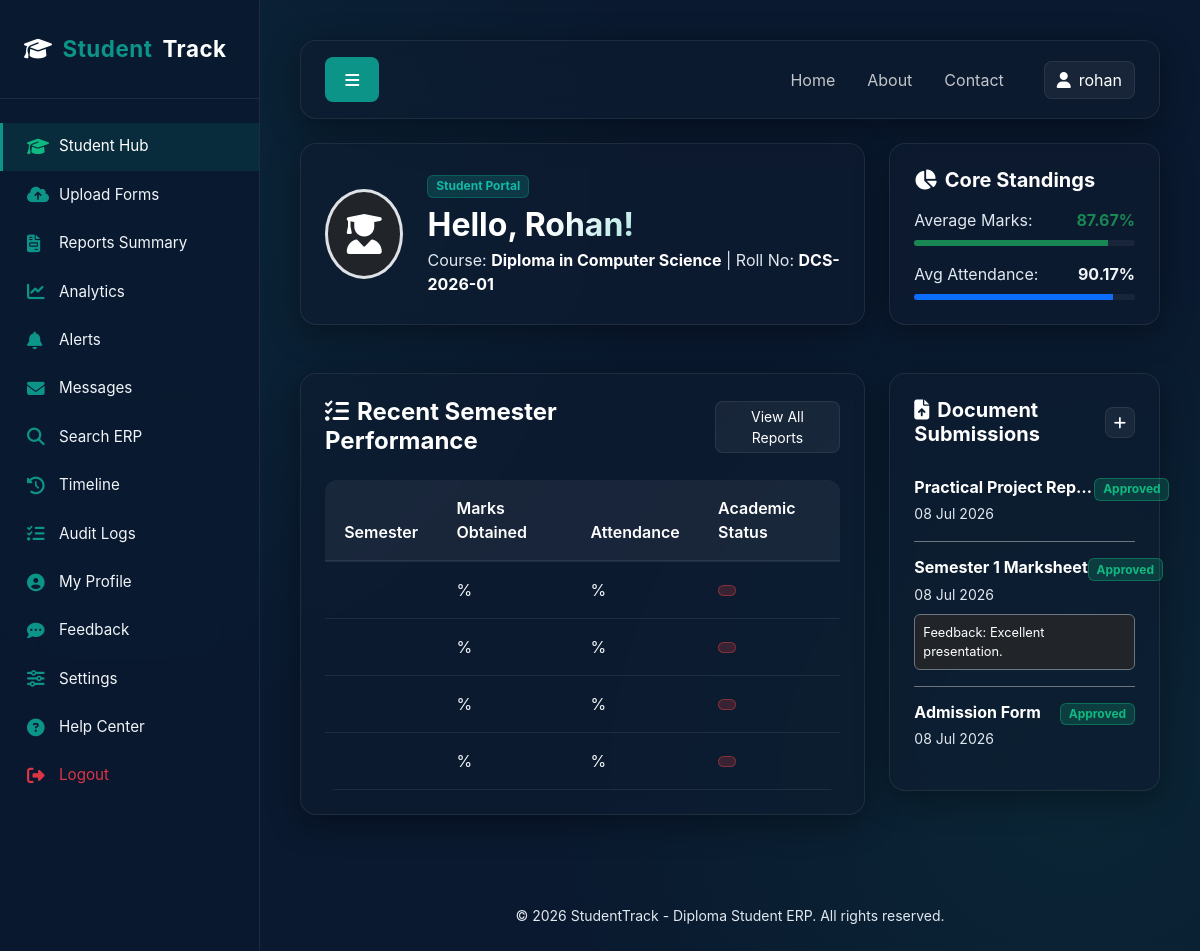
Page /dashboard/student/ (signed in) on the committed database.
### erp/models.py (models this page shows, shortened)
class UserProfile(models.Model):
    ROLE_CHOICES = [
        ('admin', 'Administrator'),
        ('student', 'Student User'),
    ]
    COURSE_CHOICES = [
        ('Diploma in Computer Science', 'Diploma in Computer Science'),
        ('Diploma in Mechanical Engineering', 'Diploma in Mechanical Engineering'),
        ('Diploma in Electrical Engineering', 'Diploma in Electrical Engineering'),
        ('Diploma in Civil Engineering', 'Diploma in Civil Engineering'),
        ('Diploma in Electronics Engineering', 'Diploma in Electronics Engineering'),
        ('Diploma in Automobile Engineering', 'Diploma in Automobile Engineering'),
    ]
    user = models.OneToOneField(User, on_delete=models.CASCADE, related_name='profile')
    role = models.CharField(max_length=20, choices=ROLE_CHOICES, default='student')
    roll_number = models.CharField(max_length=50, unique=True, null=True, blank=True)
    course = models.CharField(max_length=100, choices=COURSE_CHOICES, null=True, blank=True)
    phone = models.CharField(max_length=20, null=True, blank=True)
    bio = models.TextField(null=True, blank=True)
    profile_pic = models.ImageField(upload_to='profile_pics/', null=True, blank=True)

class DocumentUpload(models.Model):
    STATUS_CHOICES = [
        ('Pending', 'Pending'),
        ('Approved', 'Approved'),
        ('Rejected', 'Rejected'),
    ]
    student = models.ForeignKey(User, on_delete=models.CASCADE, related_name='documents')
    title = models.CharField(max_length=200)
    file = models.FileField(upload_to='student_docs/')
    uploaded_at = models.DateTimeField(auto_now_add=True)
    status = models.CharField(max_length=20, choices=STATUS_CHOICES, default='Pending')
    feedback = models.TextField(blank=True)

### erp/views.py (the view)
# urls.py: path('dashboard/student/', views.user_dashboard, name='user_dashboard'),
@login_required
@student_required
def user_dashboard(request):
    user = request.user
    profile = user.profile
    records = user.records.all().order_index_by = '-updated_at'
    avg_marks = user.records.all().aggregate(Avg('marks_obtained'))['marks_obtained__avg'] or 0
    avg_attendance = user.records.all().aggregate(Avg('attendance_percentage'))['attendance_percentage__avg'] or 0
    recent_docs = user.documents.all().order_by('-uploaded_at')[:5]
    notifications = user.notifications.filter(is_read=False).order_by('-created_at')[:5]
    context = {
        'profile': profile,
        'records': records,
        'avg_marks': round(avg_marks, 2),
        'avg_attendance': round(avg_attendance, 2),
        'recent_docs': recent_docs,
        'unread_notifications_count': user.notifications.filter(is_read=False).count(),
        'notifications': notifications
    }
    return render(request, 'erp/dashboard_user.html', context)

### erp/templates/erp/dashboard_user.html (shortened to what this page needs)
{% extends 'erp/base.html' %}
{% block content %}
<div class="row mb-4">
    <div class="col-lg-8 mb-4">
        <div class="glass-card p-4 d-flex align-items-center gap-4 h-100">
            {% if profile.profile_pic %}
                <img src="{{ profile.profile_pic.url }}" alt="Avatar" class="rounded-circle border border-teal border-3" style="width: 90px; height: 90px; object-fit: cover;">
            {% else %}
                <div class="rounded-circle bg-dark text-teal border border-teal border-3 d-flex align-items-center justify-content-center" style="width: 90px; height: 90px; font-size: 2.5rem;">
                    <i class="fa-solid fa-user-graduate"></i>
                </div>
            {% endif %}
            <div>
                <span class="badge badge-teal mb-2">Student Portal</span>
                <h2 class="fw-bold mb-1 text-gradient">Hello, {{ user.first_name|default:user.username }}!</h2>
                <p class="mb-0 text-muted">Course: <strong class="text-white">{{ profile.course|default:"Not Enrolled" }}</strong> | Roll No: <strong class="text-white">{{ profile.roll_number|default:"N/A" }}</strong></p>
            </div>
        </div>
    </div>
    <div class="col-lg-4 mb-4">
        <div class="glass-card p-4 h-100 d-flex flex-column justify-content-center">
            <h5 class="fw-bold mb-3"><i class="fa-solid fa-chart-pie me-2 text-teal"></i>Core Standings</h5>
            <div class="d-flex justify-content-between mb-2">
                <span class="text-muted">Average Marks:</span>
                <span class="fw-bold text-success">{{ avg_marks }}%</span>
            </div>
            <div class="progress mb-3" style="height: 6px; background: rgba(255,255,255,0.05);">
                <div class="progress-bar bg-success" role="progressbar" style="width: {{ avg_marks }}%"></div>
            </div>
            <div class="d-flex justify-content-between mb-2">
                <span class="text-muted">Avg Attendance:</span>
                <span class="fw-bold text-teal-hover">{{ avg_attendance }}%</span>
            </div>
            <div class="progress" style="height: 6px; background: rgba(255,255,255,0.05);">
                <div class="progress-bar bg-teal" role="progressbar" style="width: {{ avg_attendance }}%"></div>
            </div>
        </div>
    </div>
</div>
<div class="row">
    <div class="col-lg-8 mb-4">
        <div class="glass-card p-4">
            <div class="d-flex justify-content-between align-items-center mb-4">
                <h4 class="fw-bold mb-0"><i class="fa-solid fa-list-check me-2 text-teal"></i>Recent Semester Performance</h4>
                <a href="{% url 'reports' %}" class="btn btn-glass btn-sm">View All Reports</a>
            </div>
            <div class="table-responsive-glass">
                <table class="table table-glass">
                    <thead>
                        <tr>
                            <th>Semester</th>
                            <th>Marks Obtained</th>
                            <th>Attendance</th>
                            <th>Academic Status</th>
                        </tr>
                    </thead>
                    <tbody>
                        {% for record in records|slice:":4" %}
                        <tr>
                            <td class="fw-semibold">{{ record.semester }}</td>
                            <td>{{ record.marks_obtained }}%</td>
                            <td>{{ record.attendance_percentage }}%</td>
                            <td>
                                <span class="badge {% if record.academic_status == 'Active' %}badge-accent{% else %}badge-danger-glass{% endif %}">
                                </span>
                            </td>
                        </tr>
                        {% empty %}
                        <tr>
                            <td colspan="4" class="text-center text-muted py-4">No semester records uploaded by Admin yet.</td>
                        </tr>
                        {% endfor %}
                    </tbody>
                </table>
            </div>
        </div>
    </div>
    <div class="col-lg-4 mb-4">
        <div class="glass-card p-4">
            <div class="d-flex justify-content-between align-items-center mb-3">
                <h5 class="fw-bold mb-0"><i class="fa-solid fa-file-arrow-up me-2 text-teal"></i>Document Submissions</h5>
                <a href="{% url 'upload_files' %}" class="btn btn-glass btn-sm"><i class="fa-solid fa-plus"></i></a>
            </div>
            <div class="list-group list-group-flush bg-transparent">
                {% for doc in recent_docs %}
                <div class="list-group-item bg-transparent text-white border-secondary px-0 py-3">
                    <div class="d-flex justify-content-between align-items-start">
                        <div>
                            <h6 class="mb-1 fw-bold text-truncate" style="max-width: 180px;">{{ doc.title }}</h6>
                            <small class="text-muted">{{ doc.uploaded_at|date:"d M Y" }}</small>
                        </div>
                        <span class="badge {% if doc.status == 'Approved' %}badge-accent{% elif doc.status == 'Rejected' %}badge-danger-glass{% else %}badge-teal{% endif %}">
                            {{ doc.status }}
                        </span>
                    </div>
                    {% if doc.feedback %}
                    <div class="mt-2 p-2 rounded bg-dark border border-secondary" style="font-size: 0.8rem;">
                        <span class="text-teal font-weight-bold">Feedback:</span> {{ doc.feedback }}
                    </div>
                    {% endif %}
                </div>
                {% empty %}
                <p class="text-muted text-center py-4 my-0">No documents uploaded yet.</p>
                {% endfor %}
            </div>
        </div>
    </div>
</div>
{% endblock %}

### erp/templates/erp/base.html (shortened to what this page needs)
{% load static %}
<!DOCTYPE html>
<html lang="en">
<head>
    <link href="https://cdn.jsdelivr.net/npm/bootstrap@5.3.0/dist/css/bootstrap.min.css" rel="stylesheet">
    <link href="https://cdnjs.cloudflare.com/ajax/libs/font-awesome/6.4.0/css/all.min.css" rel="stylesheet">
    <link rel="stylesheet" href="{% static 'erp/css/theme.css' %}">
</head>
<body>
    <div id="wrapper">
        {% if user.is_authenticated %}
        <nav id="sidebar">
            <div class="sidebar-header">
                <a href="{% url 'dashboard' %}" class="sidebar-brand">
                    <i class="fa-solid fa-graduation-cap text-teal"></i>
                    <span>Student</span>Track
                </a>
            </div>
            <ul class="components-nav">
                {% if user.profile.role == 'admin' %}
                    <li class="{% if request.resolver_match.url_name == 'admin_dashboard' %}active{% endif %}">
                        <a href="{% url 'admin_dashboard' %}"><i class="fa-solid fa-gauge"></i> Admin Panel</a>
                    </li>
                    <li class="{% if request.resolver_match.url_name == 'user_management' %}active{% endif %}">
                        <a href="{% url 'user_management' %}"><i class="fa-solid fa-users-cog"></i> User Management</a>
                    </li>
                    <li class="{% if request.resolver_match.url_name == 'data_management' %}active{% endif %}">
                        <a href="{% url 'data_management' %}"><i class="fa-solid fa-database"></i> Records Control</a>
                    </li>
                {% else %}
                    <li class="{% if request.resolver_match.url_name == 'user_dashboard' %}active{% endif %}">
                        <a href="{% url 'user_dashboard' %}"><i class="fa-solid fa-graduation-cap"></i> Student Hub</a>
                    </li>
                    <li class="{% if request.resolver_match.url_name == 'upload_files' %}active{% endif %}">
                        <a href="{% url 'upload_files' %}"><i class="fa-solid fa-cloud-arrow-up"></i> Upload Forms</a>
                    </li>
                {% endif %}
                <li class="{% if request.resolver_match.url_name == 'reports' %}active{% endif %}">
                    <a href="{% url 'reports' %}"><i class="fa-solid fa-file-invoice"></i> Reports Summary</a>
                </li>
                <li class="{% if request.resolver_match.url_name == 'analytics' %}active{% endif %}">
                    <a href="{% url 'analytics' %}"><i class="fa-solid fa-chart-line"></i> Analytics</a>
                </li>
                <li class="{% if request.resolver_match.url_name == 'notifications' %}active{% endif %}">
                    <a href="{% url 'notifications' %}"><i class="fa-solid fa-bell"></i> Alerts</a>
                </li>
                <li class="{% if request.resolver_match.url_name == 'messages' %}active{% endif %}">
                    <a href="{% url 'messages' %}"><i class="fa-solid fa-envelope"></i> Messages</a>
                </li>
                <li class="{% if request.resolver_match.url_name == 'search' %}active{% endif %}">
                    <a href="{% url 'search' %}"><i class="fa-solid fa-search"></i> Search ERP</a>
                </li>
                <li class="{% if request.resolver_match.url_name == 'history' %}active{% endif %}">
                    <a href="{% url 'history' %}"><i class="fa-solid fa-clock-rotate-left"></i> Timeline</a>
                </li>
                <li class="{% if request.resolver_match.url_name == 'activity_logs' %}active{% endif %}">
                    <a href="{% url 'activity_logs' %}"><i class="fa-solid fa-list-check"></i> Audit Logs</a>
                </li>
                <li class="{% if request.resolver_match.url_name == 'profile' %}active{% endif %}">
                    <a href="{% url 'profile' %}"><i class="fa-solid fa-user-circle"></i> My Profile</a>
                </li>
                <li class="{% if request.resolver_match.url_name == 'feedback' %}active{% endif %}">
                    <a href="{% url 'feedback' %}"><i class="fa-solid fa-comment-dots"></i> Feedback</a>
                </li>
                <li class="{% if request.resolver_match.url_name == 'settings' %}active{% endif %}">
                    <a href="{% url 'settings' %}"><i class="fa-solid fa-sliders"></i> Settings</a>
                </li>
                <li class="{% if request.resolver_match.url_name == 'help_center' %}active{% endif %}">
                    <a href="{% url 'help_center' %}"><i class="fa-solid fa-question-circle"></i> Help Center</a>
                </li>
                <li>
                    <a href="{% url 'logout' %}" class="text-danger"><i class="fa-solid fa-sign-out-alt text-danger"></i> Logout</a>
                </li>
            </ul>
        </nav>
        {% endif %}
        <div id="content" class="w-100">
            <nav class="navbar navbar-expand-lg glass-card py-3 px-4 mb-4">
                <div class="container-fluid p-0">
                    {% if user.is_authenticated %}
                    <button type="button" id="sidebarCollapse" class="btn btn-teal me-3">
                        <i class="fa-solid fa-bars"></i>
                    </button>
                    {% else %}
                    <a href="{% url 'home' %}" class="navbar-brand text-white fw-bold me-auto">
                        <i class="fa-solid fa-graduation-cap text-teal me-2"></i>StudentTrack
                    </a>
                    {% endif %}
                    <div class="collapse navbar-collapse d-none d-lg-flex justify-content-end" id="navbarContent">
                        <ul class="navbar-nav align-items-center gap-3">
                            <li class="nav-item">
                                <a href="{% url 'home' %}" class="nav-link text-white opacity-75">Home</a>
                            </li>
                            <li class="nav-item">
                                <a href="{% url 'about' %}" class="nav-link text-white opacity-75">About</a>
                            </li>
                            <li class="nav-item mb-0">
                                <a href="{% url 'contact' %}" class="nav-link text-white opacity-75 me-3">Contact</a>
                            </li>
                            {% if user.is_authenticated %}
                            <li class="nav-item dropdown">
                                <a class="btn btn-glass d-flex align-items-center gap-2" href="{% url 'profile' %}">
                                    {% if user.profile.profile_pic %}
                                        <img src="{{ user.profile.profile_pic.url }}" alt="avatar" class="rounded-circle" style="width: 25px; height: 25px; object-fit: cover;">
                                    {% else %}
                                        <i class="fa-solid fa-user text-teal"></i>
                                    {% endif %}
                                    <span>{{ user.username }}</span>
                                </a>
                            </li>
                            {% endif %}
                        </ul>
                    </div>
                </div>
            </nav>
            <div class="container-fluid p-0">
                {% block content %}{% endblock %}
            </div>
            <footer class="mt-5 text-center text-muted py-3">
                <small>&copy; 2026 StudentTrack - Diploma Student ERP. All rights reserved.</small>
            </footer>
        </div>
    </div>
</body>
</html>

### rows in the picture
UserProfile: course "Diploma in Computer Science", roll_number "DCS-2026-01"
DocumentUpload: title "Practical Project Rep…", uploaded_at "08 Jul 2026", status "Approved"
DocumentUpload: title "Semester 1 Marksheet", uploaded_at "08 Jul 2026", status "Approved", feedback "Excellent presentation."
DocumentUpload: title "Admission Form", uploaded_at "08 Jul 2026", status "Approved"

### other values in the picture
{{ user.username }} "rohan"
{{ user.first_name|default:user.username }} "Rohan"
{{ avg_marks }} "87.67"
{{ avg_attendance }} "90.17"
